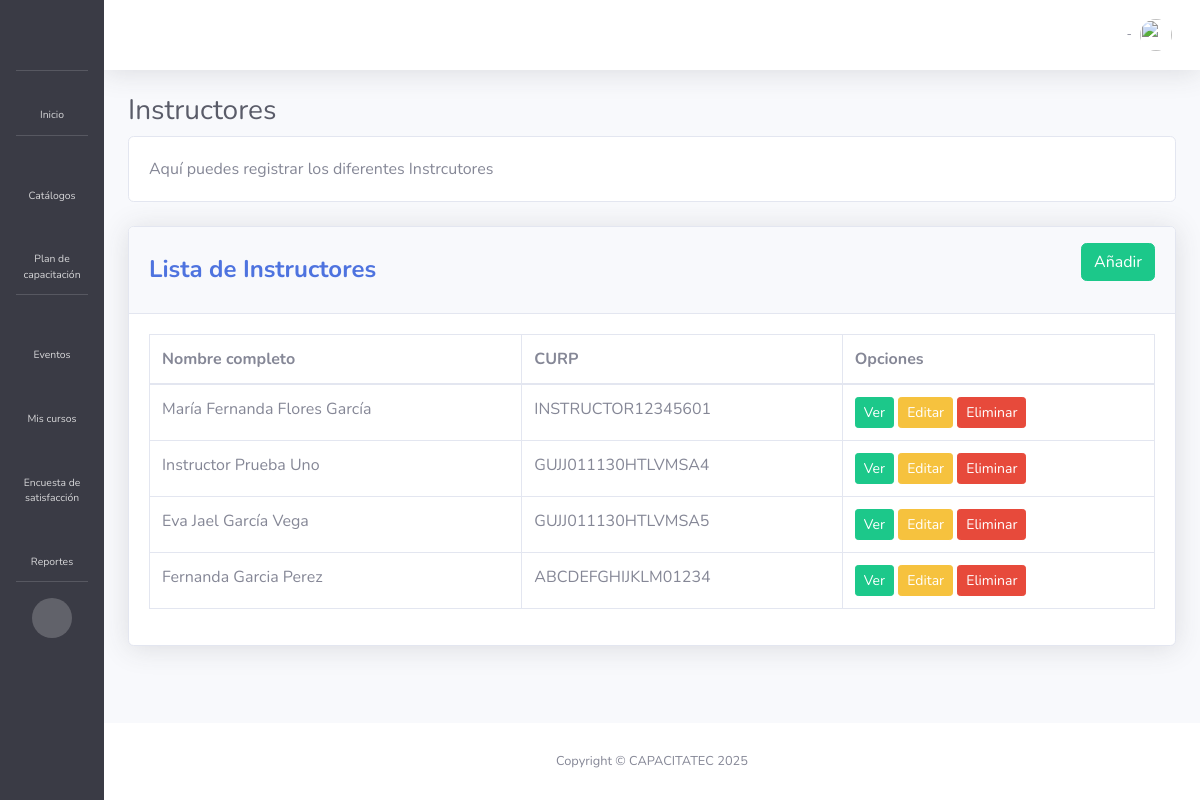
The app's page /catalogos/instructorlista/ (signed in) with its own data.
### catalogos/models.py (models this page shows, shortened)
class Instructor(models.Model):
    user = models.OneToOneField(CustomUser, on_delete=models.CASCADE)
    clave = models.CharField(max_length=10)
    fechaNac=models.DateField(null=True, blank=True)
    RFC = models.CharField(max_length=13, null=True)
    telefono=models.CharField(max_length=10, null=True)
    class Meta:
        verbose_name_plural = 'Instructores'

### usuarios/models.py (models this page shows, shortened)
class CustomUser(AbstractUser):
    last_name_paterno = models.CharField(max_length=50, verbose_name="Apellido paterno")
    last_name_materno = models.CharField(max_length=50, verbose_name="Apellido materno")
    curp = models.CharField(max_length=18, unique=True, verbose_name="CURP")
    rol = models.CharField(
        max_length=50,
        choices=[
            ('Docente', 'Docente'),
            ('Instructor', 'Instructor'),
            ('Jefe de Capacitación', 'Jefe de Capacitación'),
            ('Jefe Académico', 'Jefe Académico'),
            ('Subdirección', 'Subdirección')
        ],
        verbose_name="Rol"
    )
    email = models.EmailField(unique=True, verbose_name="Correo electrónico")
    USERNAME_FIELD = 'curp'  #Agregado: Define al CURP como el identificador inicial para permitir el Login con CURP
    objects = CustomUserManager()  # Asigna el nuevo UserManager

### catalogos/views.py (the view)
# urls.py: path('instructorlista/', views.instructorlista, name='instructorlista'),
@login_required(login_url='signin')
@permission_required('catalogos.view_instructor', raise_exception=True)
def instructorlista(request):
    if request.user.rol == 'Instructor': #Si eres Instructor, ves tu registro
        try:
            instructores = Instructor.objects.filter(user=request.user).select_related('user')
        except Instructor.DoesNotExist:
            return HttpResponseForbidden("No tienes un perfil de instructor asociado.")
    else:
        instructores = Instructor.objects.select_related('user')
    return render(request, 'instructorlista.html', {'instructores': instructores})

### catalogos/templates/instructorlista.html (shortened to what this page needs)
{% extends 'base.html' %}
{% load static %}
{% block styles %}
<link href="{% static 'vendor/datatables/dataTables.bootstrap4.min.css' %}" rel="stylesheet">
{% endblock %}
{% block content %}
{% if request.user.rol == 'Instructor' %}
<div class="d-flex justify-content-between align-items-center mb-2">
    <div class="col-md-8">
        <h1 class="h3 text-gray-800">Mis datos como Instructor</h1>
    </div>
    <div class="col-md-2">
        <a href="{% url 'instructorver' request.user.id %}" class="btn btn-success btn-sm">Ver todos mis datos</a>
    </div>
    <div class="col-md-2">
        <a href="{% url 'instructoractualizar' request.user.id %}" class="btn btn-warning btn-sm">Modificar todos mis datos</a>
    </div>
</div>
<div class="card mb-4">
    <div class="card-header bg-primary text-white text-center">
        <h4 class="m-0 font-weight-bold text-white">DATOS PERSONALES</h4>
    </div>
    <div class="card-body">
        <div class="form-row">
            <div class="form-group col-md-4 align-items-center">
                <p><strong style="display: block;">Clave:</strong> {{ request.user.instructor.clave }}</p>
            </div>
            <div class="form-group col-md-4 align-items-center">
                <p><strong style="display: block;">Nombre(s)</strong> {{ request.user.first_name }}</p>
            </div>
            <div class="form-group col-md-4 align-items-center">
                <p><strong style="display: block;">Apellido Paterno</strong> {{ request.user.last_name_paterno }}</p>
            </div>
        </div>
        <div class="form-row">
            <div class="form-group col-md-4 align-items-center">
                <p><strong style="display: block;">Apellido Materno</strong> {{ request.user.last_name_materno }}</p>
            </div>
            <div class="form-group col-md-4 align-items-center">
                <p><strong style="display: block;">Fecha de nacimiento</strong>{{ request.user.instructor.fechaNac}}</p>
            </div>
            <div class="form-group col-md-4 align-items-center">
                <p><strong style="display: block;">CURP</strong>{{ request.user.curp}}</p>
            </div>
        </div>
        <div class="form-row">
            <div class="form-group col-md-4 align-items-center">
                <p><strong style="display: block;">RFC</strong>{{ request.user.instructor.RFC}}</p>
            </div>
            <div class="form-group col-md-4 align-items-center">
                <p><strong style="display: block;">Teléfono</strong>{{ request.user.instructor.telefono}}</p>
            </div>
            <div class="form-group col-md-4 align-items-center">
                <p><strong style="display: block;">Email</strong>{{ request.user.email}}</p>
            </div>
        </div>
    </div>
</div>
{% else %}
    <h1 class="h3 mb-2 text-gray-800">Instructores</h1>
    <div class="card">
        <div class="card-body">
            Aquí puedes registrar los diferentes Instrcutores
        </div>
    </div><br>
    <div class="card shadow mb-4">
        <div class="card-header py-3 d-flex justify-content-between align-items-center">
            <h4 class="m-0 font-weight-bold text-primary">Lista de Instructores</h4>
            <a href="{% url 'instructorcrear' %}" class="btn btn-success mb-3">Añadir</a>
        </div>
        <div class="card-body">
            <div class="table-responsive">
                <table class="table table-bordered" id="dataTable" width="100%" cellspacing="0">
                    <thead>
                        <tr>
                            <th>Nombre completo</th>
                            <th>CURP</th>
                            <th>Opciones</th>
                        </tr>
                    </thead>
                    <tbody>
                        {% for instructor in instructores %}
                        <tr id="instructor-{{ instructor.id }}">
                            <td>{{instructor.user.first_name}} {{instructor.user.last_name_paterno}} {{instructor.user.last_name_materno}}</td>
                            <td>{{instructor.user.curp}}</td>
                            <td>
                                <a href="{% url 'instructorver' instructor.id %}" class="btn btn-success btn-sm">Ver</a>
                                <a href="{% url 'instructoractualizar' instructor.id %}" class="btn btn-warning btn-sm">Editar</a>
                                <a href="{% url 'instructoreliminar' instructor.id %}" class="btn btn-danger btn-sm">Eliminar</a>
                            </td>
                        </tr>
                        {% endfor %}
                    </tbody>
                </table>
            </div>
        </div>
    </div>
{% endif %}
{% endblock %}

### records on screen
Instructor: user.first_name "María Fernanda", user.last_name_paterno "Flores", user.last_name_materno "García", user.curp "INSTRUCTOR12345601"
Instructor: user.first_name "Instructor", user.last_name_paterno "Prueba", user.last_name_materno "Uno", user.curp "GUJJ011130HTLVMSA4"
Instructor: user.first_name "Eva Jael", user.last_name_paterno "García", user.last_name_materno "Vega", user.curp "GUJJ011130HTLVMSA5"
Instructor: user.first_name "Fernanda", user.last_name_paterno "Garcia", user.last_name_materno "Perez", user.curp "ABCDEFGHIJKLM01234"
